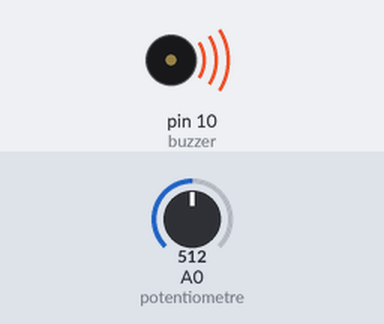
The sketch below on a simulated Arduino Uno, built with avr-gcc and run on an emulated ATmega328P. Shown: buzzer (waves = sounding). The test bench sets the inputs (shaded band); at power-on: A0 (potentiometre) = 512.

Above: at 1.2 s.
1.3 s: A0 (potentiometre) set to 0
At 1.9 s:
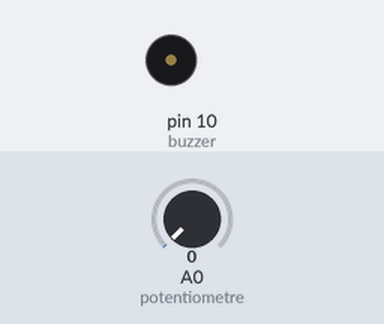
2.8 s: A0 (potentiometre) set to 122
At 4.2 s:
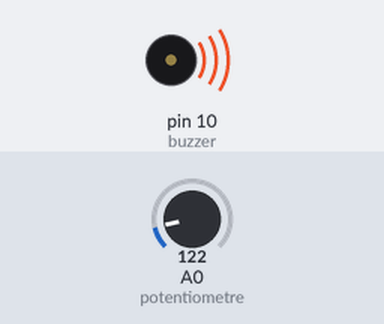
Timing chart, 0 to 5.8 s (numbered marks = the images above; inputs shaded):
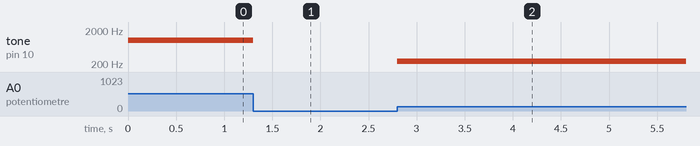

Measured:
- after the input at 1.3 s, tone on pin 10 (buzzer): 1000 Hz → silent at once
- after the input at 2.8 s, tone on pin 10 (buzzer): silent → 238 Hz at once

The sketch:

BUZZER_Changement_frequence.ino
```cpp
//assign buzzer as pin 10
#define buzzer 10

#define potentiometre A0

int potentiometre_value = 0;  // variable to store the value coming from the sensor

void setup()
{

}

void loop() {

   potentiometre_value = map(analogRead(potentiometre), 0, 1023, 0 , 2000);

  //tone(pin, frequency, duration);
  //set buzzer pin to play 264Hz for 300ms
  tone(buzzer,   potentiometre_value, 300);


}
```
